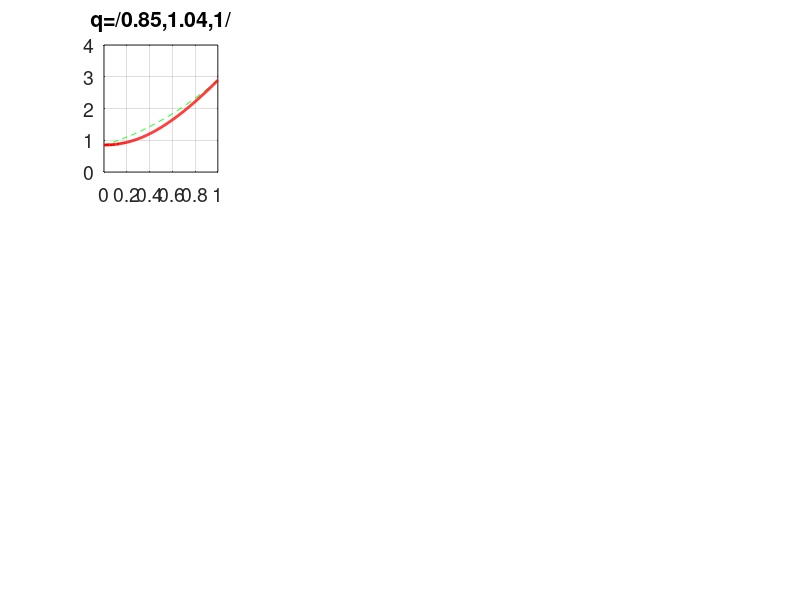

MATLAB code for this plot: (Note: this script raises an error after producing the figure.)
% Hua-sheng XIE, IFTS-ZJU, hushengxie@gmail.com, 2012-07-02 16:28
% an auxiliary code for analytical.F90
close all; clear; clc;

% run setpath;


% numeq=2
% psiw=0.02895; % psi on wall
% q1=1.2886;q2=0.8;q3=-0.4;
% ne1=0.473;ne2=0.23;ne3=0.07;
% te1=0.0;te2=0.0;te3=1.0;

% numeq=1, default Cyclone case
psiw=0.0375;
q1=0.82;q2=1.1;q3=1.0;
ne1=0.205;ne2=0.30;ne3=0.4;
te1=0.415;te2=0.18;te3=0.4;

% new Cyclone case
psiw=0.0381;
q1=0.85;q2=1.04;q3=1.0;
ne1=0.206;ne2=0.31;ne3=0.4;
te1=0.4133;te2=0.183;te3=0.4;

% % HL-2A, D. F. Kong's case
% psiw=0.016;
% q1=1.02;q2=1.0;q3=1.0;
% % ne1=0.466;ne2=0.85;ne3=0.04; % eq=11, before 2014-10-25
% % % ne1=0.466;ne2=0.81;ne3=0.10; % eq=11, new0
% % % ne1=0.466;ne2=0.83;ne3=0.08; % eq=11, new1
% % te1=0.466;te2=0.85;te3=0.04;
% 
% % ne1=0.466;ne2=0.81;ne3=0.08; % eq=11, new2
% % te1=0.466;te2=0.81;te3=0.08;
% 
% % ne1=0.466;ne2=0.84;ne3=0.03; % eq=11, new3
% % te1=0.466;te2=0.84;te3=0.03;
% 
% ne1=0.466;ne2=0.82;ne3=0.06; % eq=11, new4
% te1=0.466;te2=0.82;te3=0.06;
% 
% % ne1=0.466;ne2=0.82;ne3=0.05; % eq=11, new5
% % te1=0.466;te2=0.82;te3=0.05;
% 
% 
% % eq=8, xhs ballooning
% % psiw=0.012;
% % q1=1.0; q2=0.0; q3=2.0;
% psiw=0.0134;
% q1=1.0; q2=1.0; q3=0.0;
% % ne1=0.4944; ne2=0.6; ne3=0.1;
% ne1=0.46; ne2=0.5; ne3=0.1;
% te1=0.0; te2=0.0; te3=1.0;

psi=0:0.005*psiw:psiw;
psi_n=psi./psiw; % normalization psi

q=q1+q2.*psi_n+q3.*psi_n.^2;

r=sqrt(2.*(q1.*psi_n+(q2.*psi_n.^2)./2.0+(q3.*psi_n.^3)./3.0)*psiw); % r/R0
a=max(r); % minor radius, a/R0
r_n=r./a; % r/a

ne=1.0+ne1.*(tanh((ne2-(psi_n))./ne3)-1.0);
te=1.0+te1.*(tanh((te2-(psi_n))./te3)-1.0);

r0=165; % major radius, unit=cm
b0=13500; % on-axis magnetic field, unit=gauss
etemp0=1e3; % on-axis electron temperature, unit=ev
eden0=0.15e14; % on-axis electron number density, unit=1/cm^3


R=1+r;
betae0=4.03e-11*etemp0*eden0/(b0*b0);
bb=(1./R).*sqrt(1+(r./(q.*R)).^2); % normalized B, right?
% betae=betae0.*te.*ne./(bb.*bb);   % Q: how to give the B^2 field?
betae=betae0.*te.*ne;   % Q: how to give the B^2 field?

% tau_A/tau_cs0, tau_cs0 is GTC unit, tau_A(r)=q(r)*R/v_A(r) is local Alfven time
% taua_o_taucs0=q.*R.*sqrt(betae./2.0);
taua_o_taucs0=q.*sqrt(betae./2.0);

hf=figure('unit','normalized','Position',[0.1 0.2 0.7 0.7],...
            'Name','Equilibrium profile',... % 'menubar','none',...
            'NumberTitle','off');
set(gcf,'DefaultAxesFontSize',14);

subplot(341);plot(psi_n,q,'--g',r_n,q,'r','LineWidth',2);xlim([0,1]);ylim([0,4]);grid on;
title(['q=/',num2str(q1),',',num2str(q2),',',num2str(q3),'/']);
legend('(psi)','(r)',2);legend('boxoff');

subplot(342);plot(psi_n,ne,'--g',r_n,ne,'r','LineWidth',2);xlim([0,1]);grid minor;
title(['ne=/',num2str(ne1),',',num2str(ne2),',',num2str(ne3),'/']);

subplot(343);plot(psi_n,te,'--g',r_n,te,'r','LineWidth',2);xlim([0,1]);grid on;
title(['Te=/',num2str(te1),',',num2str(te2),',',num2str(te3),'/']);

subplot(344);plot(psi_n,betae,'--g',r_n,betae,'r','LineWidth',2);xlim([0,1]);grid minor;
title(['\beta_e=',num2str(betae0)]);  % betae(1) \neq betae0 !!

subplot(345);
plot(psi_n(1:end-1),(log(q(2:end))-log(q(1:end-1)))./(psi_n(2:end)-psi_n(1:end-1)),...
    '--g',r_n(1:end-1),(log(q(2:end))-log(q(1:end-1)))./(r_n(2:end)-r_n(1:end-1)),'r','LineWidth',2);
xlim([0,1]);title('dln(q)');grid minor;

subplot(346);
dlnne=-(log(ne(2:end))-log(ne(1:end-1)))./(r_n(2:end)-r_n(1:end-1));
plot(psi_n(1:end-1),-(log(ne(2:end))-log(ne(1:end-1)))./(psi_n(2:end)-psi_n(1:end-1)),...
    '--g',r_n(1:end-1),dlnne,'r','LineWidth',2);
xlim([0,1]);title('-dln(ne)');grid on;

subplot(347);
dlnte=-(log(te(2:end))-log(te(1:end-1)))./(r_n(2:end)-r_n(1:end-1));
plot(psi_n(1:end-1),-(log(te(2:end))-log(te(1:end-1)))./(psi_n(2:end)-psi_n(1:end-1)),...
    '--g',r_n(1:end-1),dlnte,'r','LineWidth',2);
xlim([0,1]);title('dln(Te)');grid on;
% plot(psi_n(1:end-1),(te(2:end)-te(1:end-1))./(psi_n(2:end)-psi_n(1:end-1)),...
%     '--g',r_n(1:end-1),(te(2:end)-te(1:end-1))./(r_n(2:end)-r_n(1:end-1)),'r','LineWidth',2);
% xlim([0,1]);title('dTe');grid on;

subplot(348);plot(psi_n,taua_o_taucs0,'--g',r_n,taua_o_taucs0,'r','LineWidth',2);xlim([0,1]);grid minor;
title('\tau_A/\tau_{cs0}');

subplot(349);plot(psi_n,r,'--g','LineWidth',2);
grid on;xlim([0,1]);title(['r(psi), a/R0=',num2str(a)]);

subplot(3,4,10);  % s=(r/q)*(dq/dr)
s=r_n(1:end-1).*(log(q(2:end))-log(q(1:end-1)))./(r_n(2:end)-r_n(1:end-1));
plot(psi_n(1:end-1),s,'--g',r_n(1:end-1),s,'r','LineWidth',2);
xlim([0,1]);title('shear');grid minor;

subplot(3,4,11);  % alpha=-q^2*R*(dbeta/dr), Q: how to give R?
alpha=-q(1:end-1).^2.*(R(1:end-1).*2).*(betae(2:end)-betae(1:end-1))./(r(2:end)-r(1:end-1));
plot(psi_n(1:end-1),alpha,'--g',r_n(1:end-1),alpha,'r','LineWidth',2);
xlim([0,1]);title('\alpha');grid minor;


print(hf,'-dpng','analytical_equilibrium_profile.png');

%% 
riflux=0.5;
a
psiiflux=interp1(r_n,psi_n,riflux,'spline')
qiflux=interp1(r_n,q,riflux,'spline')
siflux=interp1(r_n(1:end-1),s,riflux,'spline')
teiflux=interp1(r_n,te,riflux,'spline')/te(1)
neiflux=interp1(r_n,ne,riflux,'spline')/ne(1)
Lneiflux=interp1(r_n(1:end-1),dlnne,riflux,'spline')/a
Lteiflux=interp1(r_n(1:end-1),dlnte,riflux,'spline')/a

r0iflux=interp1(psi_n,r_n,0.3,'spline')
r1iflux=interp1(psi_n,r_n,0.92,'spline')
r0iflux+(r1iflux-r0iflux)*0.6

%%
% dat=load([path,'gtc_rg.out']);
% 
% tmp=interp1(r_n,psi_n,dat(:,2),'spline')
% subplot(221);plot(dat(:,2));
% subplot(222);plot(diff(dat(:,2)));
% subplot(223);plot(tmp);
% subplot(224);plot(diff(tmp));
